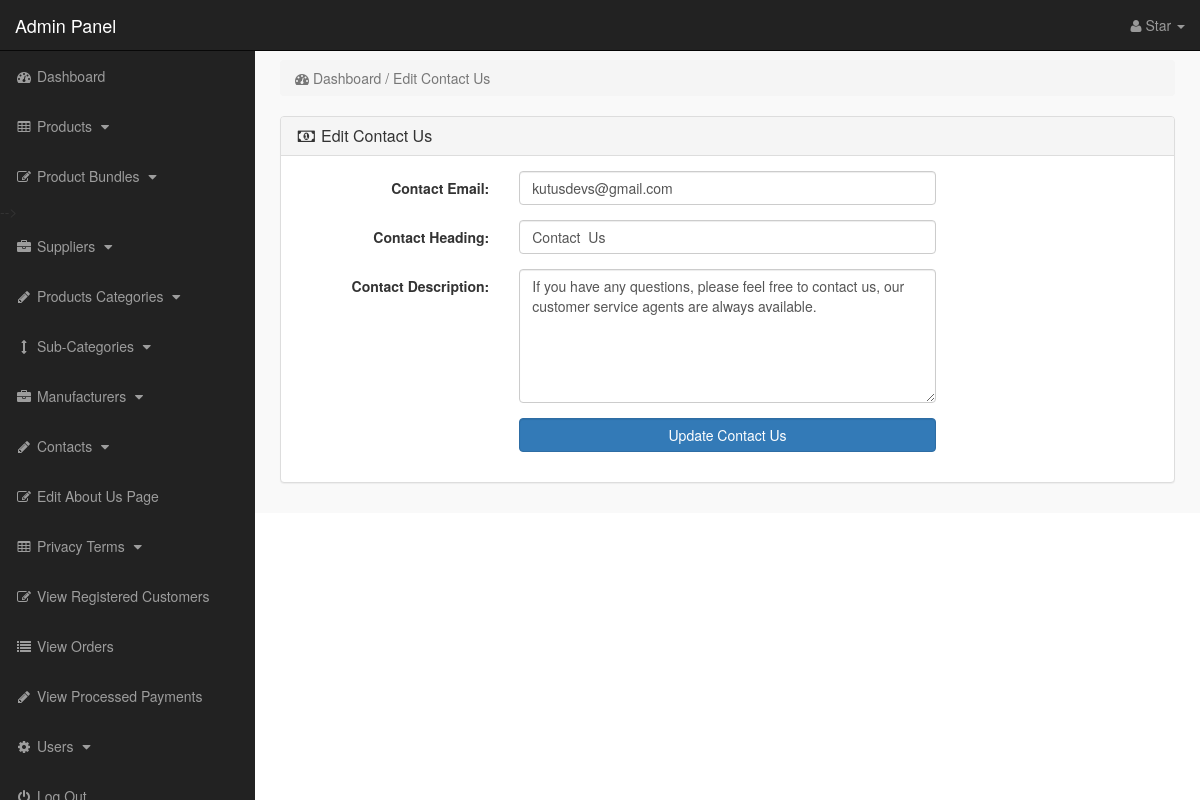
The app's page /admin_area/index.php?edit_contact_us (signed in) with its own data.
### tables this page shows
CREATE TABLE `contact_us` (
  `contact_id` int(10) NOT NULL,
  `contact_email` text NOT NULL,
  `contact_heading` text NOT NULL,
  `contact_desc` text NOT NULL
);

### admin_area/edit_contact_us.php (the view, shortened to what this page needs)
<?php
if(!isset($_SESSION['admin_email'])){
echo "<script>window.open('login.php','_self')</script>";
}
else {
?>
<?php
$get_conatct_us = "select * from contact_us";
$run_contact_us = mysqli_query($con,$get_conatct_us);
$row_contact_us = mysqli_fetch_array($run_contact_us);
$contact_email = $row_contact_us['contact_email'];
$contact_heading = $row_contact_us['contact_heading'];
$contact_desc = $row_contact_us['contact_desc'];
?>
<div class="row" >
<div class="col-lg-12" >
<ol class="breadcrumb">
<li class="active">
<i class="fa fa-dashboard" ></i> Dashboard / Edit Contact Us
</li>
</ol>
</div>
</div>
<div class="row">
<div class="col-lg-12">
<div class="panel panel-default">
<div class="panel-heading">
<h3 class="panel-title">
<i class="fa fa-money fa-fw"></i> Edit Contact Us
</h3>
</div>
<div class="panel-body">
<form class="form-horizontal" action="" method="post">
<div class="form-group">
<label class="col-md-3 control-label"> Contact Email: </label>
<div class="col-md-6">
<input type="text" name="contact_email" class="form-control" value="<?php echo $contact_email; ?>">
</div>
</div>
<div class="form-group">
<label class="col-md-3 control-label"> Contact Heading: </label>
<div class="col-md-6">
<input type="text" name="contact_heading" class="form-control" value="<?php echo $contact_heading; ?>">
</div>
</div>
<div class="form-group">
<label class="col-md-3 control-label"> Contact Description: </label>
<div class="col-md-6">
<textarea name="contact_desc" class="form-control" rows="6" cols="19">
<?php echo $contact_desc; ?>
</textarea>
</div>
</div>
<div class="form-group">
<label class="col-md-3 control-label"> </label>
<div class="col-md-6">
<input type="submit" name="submit" class="btn btn-primary form-control" value=" Update Contact Us ">
</div>
</div>
</form>
</div>
</div>
</div>
</div>
<?php } ?>

### admin_area/includes/sidebar.php (shortened to what this page needs)
<?php
if(!isset($_SESSION['admin_email'])){
echo "<script>window.open('login.php','_self')</script>";
}
else {
?>
<nav class="navbar navbar-inverse navbar-fixed-top" >
<div class="navbar-header" >
<a class="navbar-brand" href="index.php?dashboard" >Admin Panel</a>
</div>
<ul class="nav navbar-right top-nav" >
<li class="dropdown" >
<a href="#" class="dropdown-toggle" data-toggle="dropdown" >
<i class="fa fa-user" ></i>
<?php echo $admin_name; ?> <b class="caret" ></b>
</a>
</li>
</ul>
<div class="collapse navbar-collapse navbar-ex1-collapse">
<ul class="nav navbar-nav side-nav">
<li>
<a href="index.php?dashboard">
<i class="fa fa-fw fa-dashboard"></i> Dashboard
</a>
</li>
<li>
<a href="#" data-toggle="collapse" data-target="#products">
<i class="fa fa-fw fa-table"></i> Products
<i class="fa fa-fw fa-caret-down"></i>
</a>
</li>
<li>
<a href="#" data-toggle="collapse" data-target="#bundles">
<i class="fa fa-fw fa-edit"></i> Product Bundles
<i class="fa fa-fw fa-caret-down"></i>
</a>
<li>
<a href="#" data-toggle="collapse" data-target="#manufacturers">
<i class="fa fa-fw fa-briefcase"></i> Suppliers
<i class="fa fa-fw fa-caret-down"></i>
</a>
</li>
<li>
<a href="#" data-toggle="collapse" data-target="#p_cat">
<i class="fa fa-fw fa-pencil"></i> Products Categories
<i class="fa fa-fw fa-caret-down"></i>
</a>
</li>
<li>
<a href="#" data-toggle="collapse" data-target="#cat">
<i class="fa fa-fw fa-arrows-v"></i> Sub-Categories
<i class="fa fa-fw fa-caret-down"></i>
</a>
</li>
<li>
<a href="#" data-toggle="collapse" data-target="#store">
<i class="fa fa-fw fa-briefcase"></i> Manufacturers
<i class="fa fa-fw fa-caret-down"></i>
</a>
</li>
<li>
<a href="#" data-toggle="collapse" data-target="#contact_us">
<i class="fa fa-fw fa-pencil"> </i> Contacts
<i class="fa fa-fw fa-caret-down"></i>
</a>
</li>
<li>
<a href="index.php?edit_about_us">
<i class="fa fa-fw fa-edit"></i> Edit About Us Page
</a>
</li>
<li>
<a href="#" data-toggle="collapse" data-target="#terms" >
<i class="fa fa-fw fa-table"></i> Privacy Terms
<i class="fa fa-fw fa-caret-down"></i>
</a>
</li>
<li>
<a href="index.php?view_customers">
<i class="fa fa-fw fa-edit"></i> View Registered Customers
</a>
</li>
<li>
<a href="index.php?view_orders">
<i class="fa fa-fw fa-list"></i> View Orders
</a>
</li>
<li>
<a href="index.php?view_payments">
<i class="fa fa-fw fa-pencil"></i> View  Processed Payments
</a>
</li>
<li>
<a href="#" data-toggle="collapse" data-target="#users">
<i class="fa fa-fw fa-gear"></i> Users
<i class="fa fa-fw fa-caret-down"></i>
</a>
</li>
<li>
<a href="logout.php">
<i class="fa fa-fw fa-power-off"></i> Log Out
</a>
</li>
</ul>
</div>
</nav>
<?php } ?>

### admin_area/css/style.css (style rules this page uses)
body { margin-top:100px; }
@media (min-width: 768px) { body { margin-top:50px; } }
.top-nav { padding:0 15px; }
.top-nav>li { display:inline-block; float:left; }
.top-nav>li>a { padding-top:15px; padding-bottom:15px; line-height:20px; color:#999; }
@media (min-width: 768px) { .side-nav { position:fixed; top:51px; width:255px; border-radius:0; overflow-y:auto; background-color: #222; bottom:0; overflow-x:hidden; padding-bottom:40px; } }
@media (min-width: 768px) { .side-nav>li>a { width:255px; } }
.panel-body { border-radius:5px; }

### records on screen
contact_us: contact_email "kutusdevs@gmail.com", contact_heading "Contact Us", contact_desc "If you have any questions, please feel free to contact us, our customer service agents are always available."

### other values on screen
$admin_name "Star"
